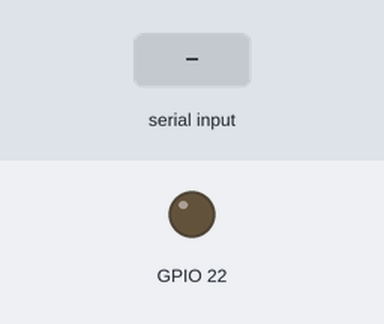
This program was run on a simulated ESP32. Shown: output pins drawn as LEDs (lit = HIGH). Dashed ring = blinking. The test bench sets the inputs (shaded band). What the program prints to the serial monitor is not drawn.

Above: at 11.2 s.
11.3 s: "1\n" received over Serial
At 11.65 s:
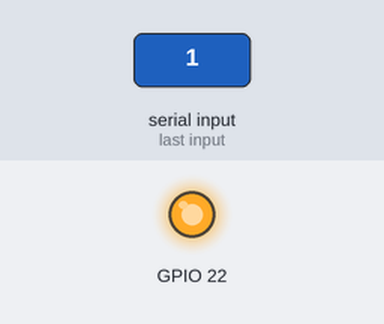
14.3 s: "0\n" received over Serial
At 14.55 s:
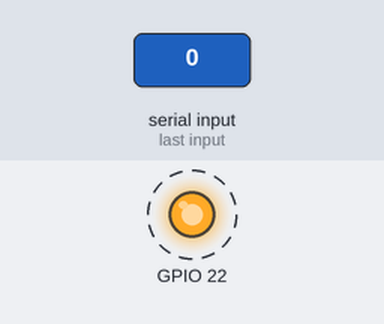
17.3 s: "2\n" received over Serial
At 19.5 s:
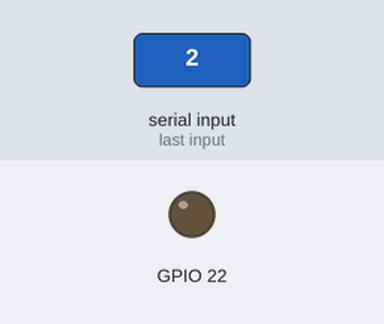
Timing chart, 0 to 21.0 s (numbered marks = the images above; inputs shaded):
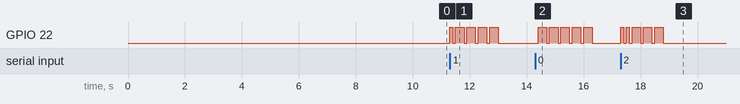

The program:

main.cpp
```cpp
#include <Arduino.h>

#include "morse_code.hpp"

MorseCodeWriter morse(GPIO_NUM_22, 100);

void taskMorseCodeWriter(void *parameters)
{
  while (true)
  {
    morse.writeLoop();
    vTaskDelay(100);
  }
}

void setup()
{
  Serial.begin(115200);

  Serial.setTimeout(10000);
  Serial.readString();
  xTaskCreatePinnedToCore(
      taskMorseCodeWriter,   // Function that should be called
      "taskMorseCodeWriter", // Name of the task (for debugging)
      1024,                  // Stack size (bytes)
      NULL,                  // Parameter to pass
      2,                     // Task priority
      NULL,                  // Task handle
      0);
}

void loop()
{
  char line[128];
  Serial.print("Ready!\n");
  int x = Serial.readBytesUntil('\n', line, 127);
  if (x > 0)
  {
    line[x + 1] = '\0';
    Serial.printf("\nSend:!%s\n", line);
    morse.queue(line);
  }
}
```

Measured:
- after the input at 11.3 s, GPIO 22: LOW → HIGH at once, then repeats every 0.40 s: LOW 0.10 s, HIGH 0.30 s, until it stays LOW from 13.0 s
- after the input at 14.3 s, GPIO 22: alternates HIGH for 0.30 s and LOW for 0.10 s, 10 changes in all, then stays LOW, starting after 0.10 s
- after the input at 17.3 s, GPIO 22: goes HIGH 0.10 s, LOW 0.10 s, HIGH 0.10 s, 3 × (LOW 0.10 s, HIGH 0.30 s), then LOW, starting at once
